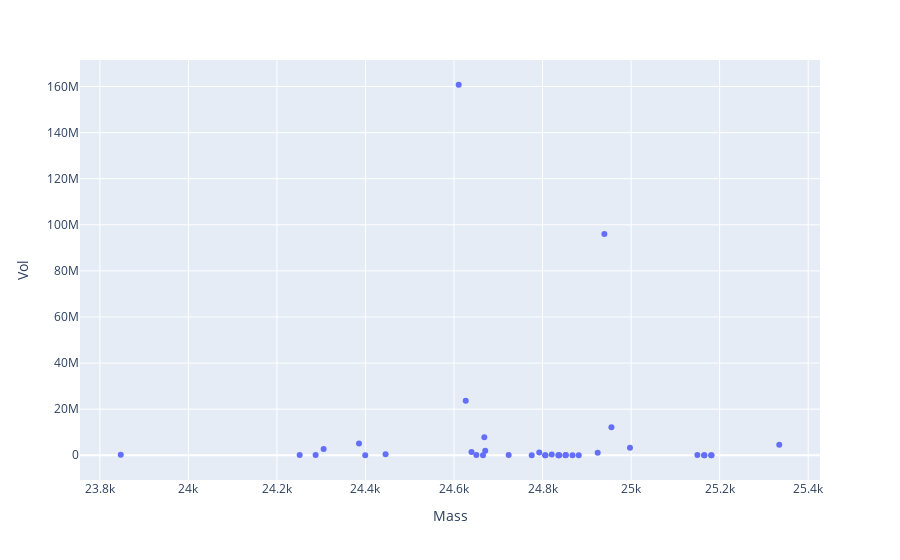

Notebook code for this chart:
### Code cell
# df = pd.read_excel('/Users/bryan/Downloads/HomologyData.xlsx')
# df = pd.read_excel('/Users/bryan/Documents/BioPharmaFinder/ZhangLab/Data/Excels/tRNA_Phe_0724.xlsx')
# df = pd.read_excel('/Users/bryan/Documents/BioPharmaFinder/ZhangLab/total_tRNA_acid_deg_oligosdegcoplex4.xlsx')
df = pd.read_excel('/Users/bryan/Documents/BioPharmaFinder/ZhangLab/oligossample1.xlsx')
df = thermo_df(df)
# df_sample = df[df.Mass < 30000]
df_sample = df[(df.Mass>23000)&(df.Mass<26000)]
# df_sample = df.sample(2000)
plotly_zone(df_sample, y='Vol')

fig = plt.figure(figsize=(3, 2))
plt.xlabel('Mass (Da)', fontname="Arial", fontsize=15, color='black')
plt.ylabel('Intensity', fontname="Arial", fontsize=15, color='black')
# plt.xticks(range(0, 30000, 6000), fontname="Arial", size=13, color='black')
plt.yticks(fontname="Arial", size=13, color='black')

mp = [i*100 for i in range(df_sample.shape[0])]
p4 = plt.scatter(df_sample.Mass, df_sample.Vol, c=df_sample.Vol, cmap=cm.cool)
# df.plot(kind='scatter', x='Mass', y='RT', c='Vol', alpha=0.3, 
#         cmap=plt.get_cmap('jet'), colorbar=True, figsize=(12, 9))
cbar = plt.colorbar()
cbar.ax.get_yaxis().labelpad = 14
# cbar.ax.set_yticklabels([])
# cbar.ax.set_yticklabels(cbar.ax.get_yticks(), rotate=90)
cbar.ax.set_ylabel('Intensity', size=14, rotation=270)
# plt.show()
output(plt, fig, 'Intact_Homology')

### Figure 1 — Plotly figure (JSON) as saved in the notebook; plotly's stock layout.template omitted (floating-point values rounded to 4 significant figures)
{"data": [{"hovertemplate": "Mass=%{x}<br>Vol=%{y}<extra></extra>", "legendgroup": "", "marker": {"color": "#636efa", "symbol": "circle"}, "mode": "markers", "name": "", "orientation": "v", "showlegend": false, "type": "scatter", "x": [24610.0, 24940.0, 24630.0, 24960.0, 24670.0, 24390.0, 25330.0, 25000.0, 24310.0, 24670.0, 24640.0, 24790.0, 24920.0, 24450.0, 24820.0, 23850.0, 24720.0, 25150.0, 24650.0, 24250.0, 24290.0, 24850.0, 24780.0, 24840.0, 24670.0, 24400.0, 25170.0, 24810.0, 24840.0, 25180.0, 24880.0, 24840.0, 24850.0, 25160.0, 24810.0, 24870.0, 25180.0], "xaxis": "x", "y": [160800000.0, 96070000.0, 23700000.0, 12150000.0, 7819000.0, 5067000.0, 4539000.0, 3221000.0, 2736000.0, 1929000.0, 1396000.0, 1154000.0, 1116000.0, 394000.0, 316000.0, 270200.0, 164000.0, 162600.0, 152700.0, 128000.0, 63310.0, 59220.0, 55800.0, 50890.0, 32540.0, 29500.0, 23650.0, 20780.0, 20690.0, 15460.0, 14420.0, 13980.0, 13760.0, 8517.0, 6738.0, 3848.0, 3190.0], "yaxis": "y"}], "layout": {"legend": {"tracegroupgap": 0}, "margin": {"t": 60}, "xaxis": {"anchor": "y", "domain": [0, 1], "title": {"text": "Mass"}}, "yaxis": {"anchor": "x", "domain": [0, 1], "title": {"text": "Vol"}}}}
